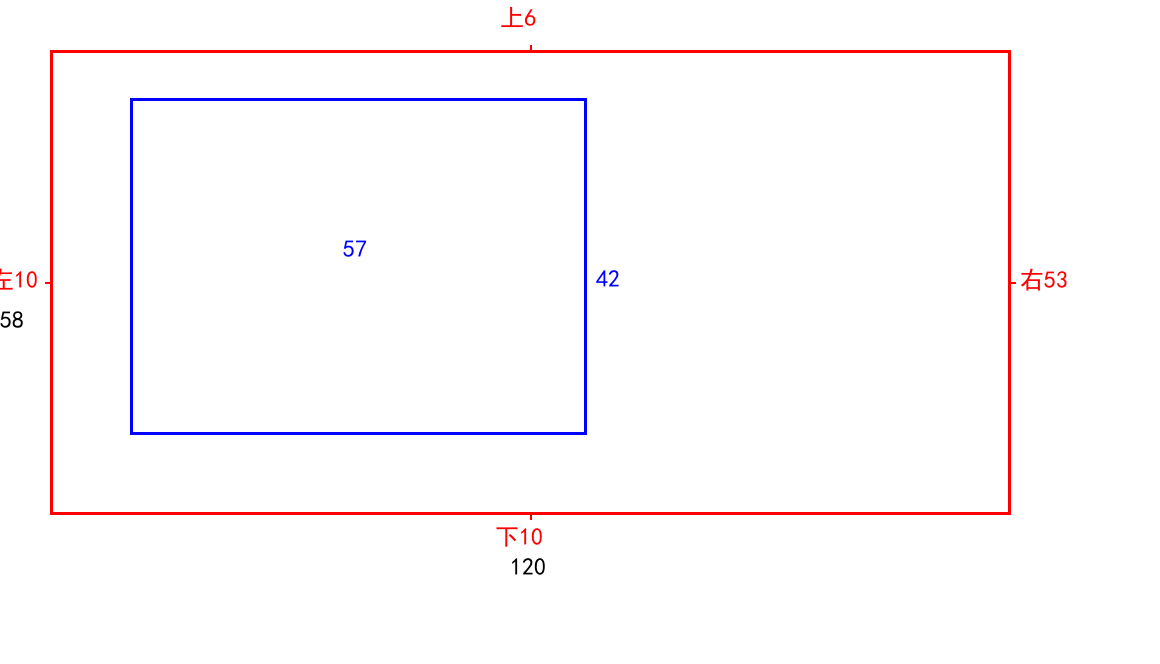
#> input picture scripts/diagnose/_test_user_sketch.png, 1160 x 664 px, found by its file name
$ python _check_full_ocr.py
#> lines starting #> are read from the running program, lines starting #| are printed output that depends on the picture
import cv2, pytesseract, re
import numpy as np
from PIL import Image as PILImage

img = cv2.imread('scripts/diagnose/_test_user_sketch.png')
#> img is the input picture: shape (664, 1160, 3); mean B, G, R 251.8, 250.2, 253.3
gray = cv2.cvtColor(img, cv2.COLOR_BGR2GRAY)
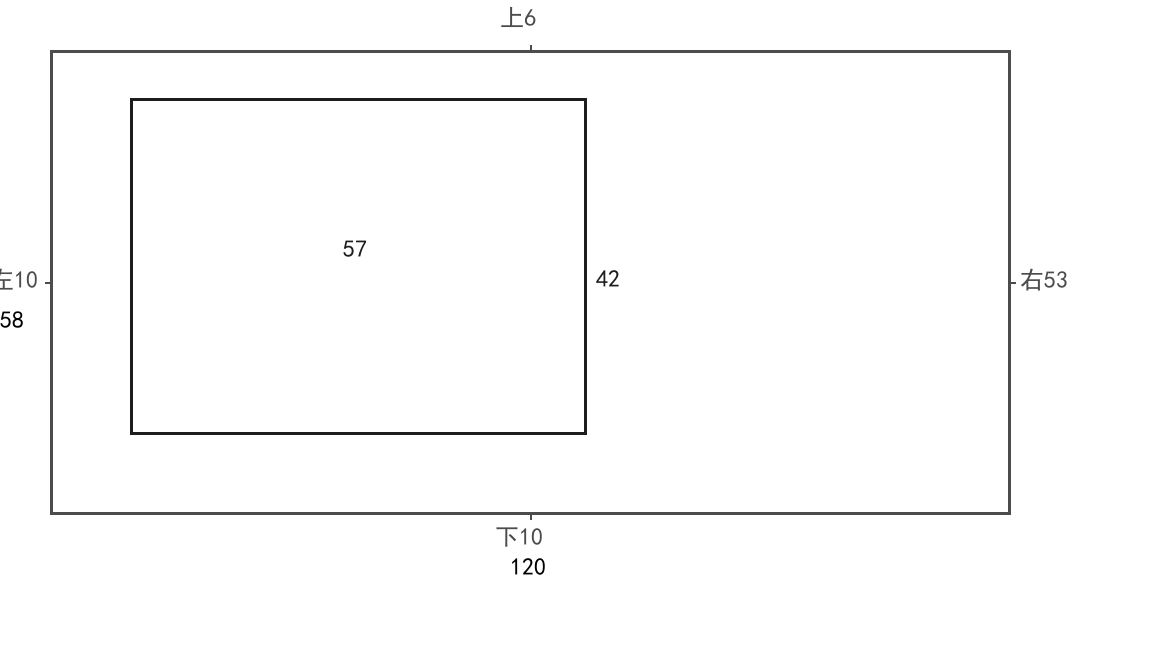
#> gray: shape (664, 1160); min 0, max 255, mean 251.3

ox, oy, ow, oh = 46, 46, 971, 475
h_img, w_img = gray.shape[:2]
#> h_img = 664; w_img = 1160

pad = max(10, int(0.05 * max(ow, oh)))
sx1 = max(0, ox - pad)
sy1 = max(0, oy - pad)
sx2 = min(w_img, ox + ow + pad)
#> sx2 = 1065
sy2 = min(h_img, oy + oh + pad)
#> sy2 = 569
sub = gray[sy1:sy2, sx1:sx2]
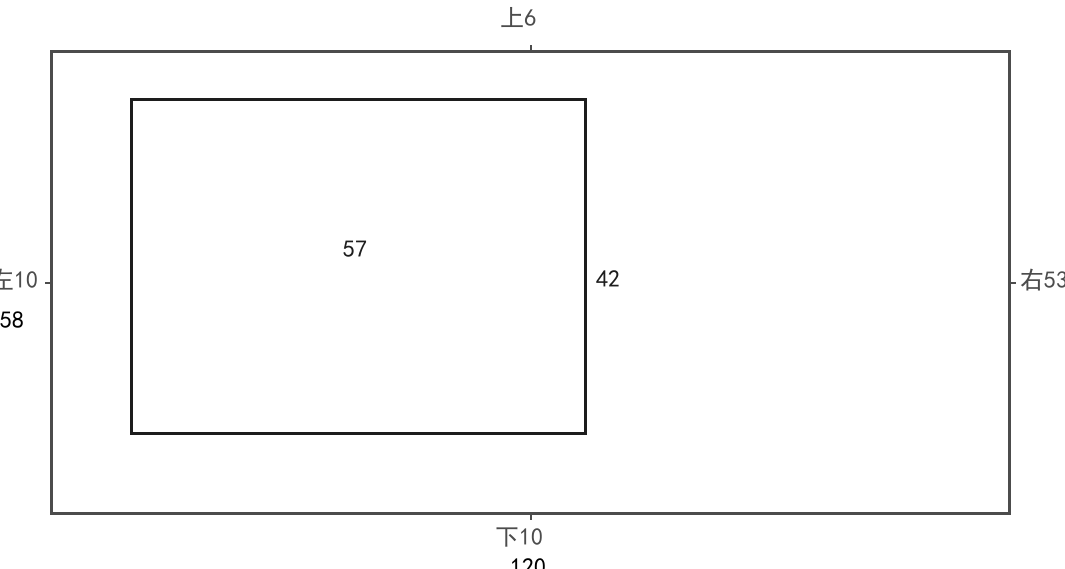
#> sub: shape (569, 1065); min 0, max 255, mean 250.3

print(f'Crop: ({sx1},{sy1}) to ({sx2},{sy2}), size={sx2-sx1}x{sy2-sy1}')
#| Crop: (0,0) to (1065,569), size=1065x569

pil_img = PILImage.fromarray(sub)

hits = []
for psm in [6, 11]:
    config = f'--oem 3 --psm {psm}'
#> (the run stopped early here; a loop or call above may not have finished)

$ run again, with scripts/diagnose/_debug_t4_sketch.png copied over scripts/diagnose/_test_user_sketch.png
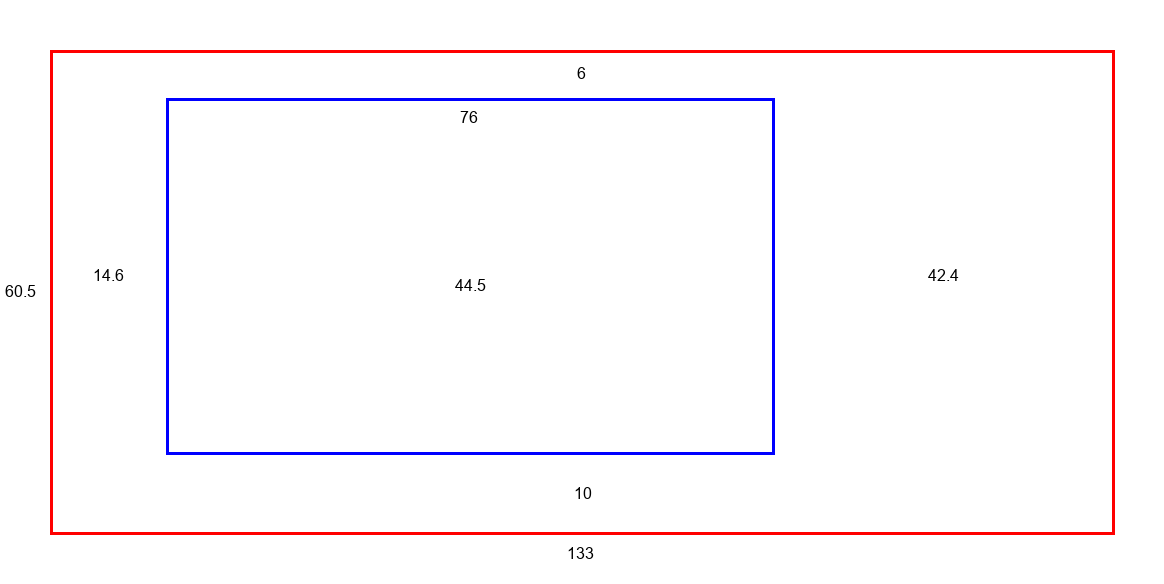
#> input picture scripts/diagnose/_debug_t4_sketch.png, 1164 x 584 px, found by its file name
#> img is the input picture: shape (584, 1164, 3); mean B, G, R 251.3, 249.1, 252.6
#> `gray = cv2.cvtColor(img, cv2.COLOR_BGR2GRAY)`:
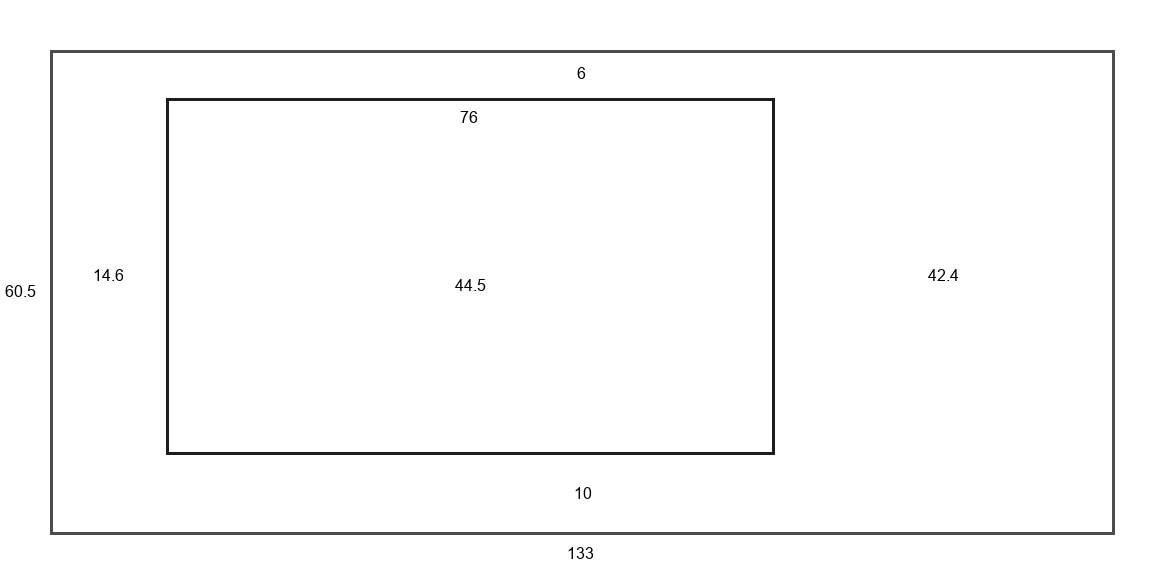
#> gray: shape (584, 1164); min 0, max 255, mean 250.4
#> `sub = gray[sy1:sy2, sx1:sx2]`:
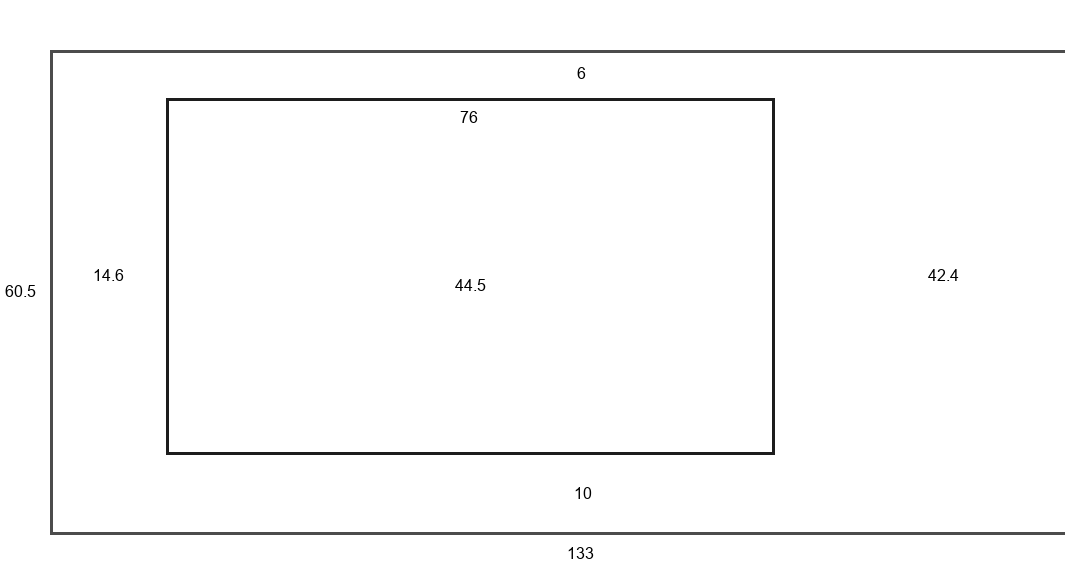
#> sub: shape (569, 1065); min 0, max 255, mean 250.4
#| Crop: (0,0) to (1065,569), size=1065x569

$ run again, with scripts/diagnose/_debug_t6_sketch.png copied over scripts/diagnose/_test_user_sketch.png
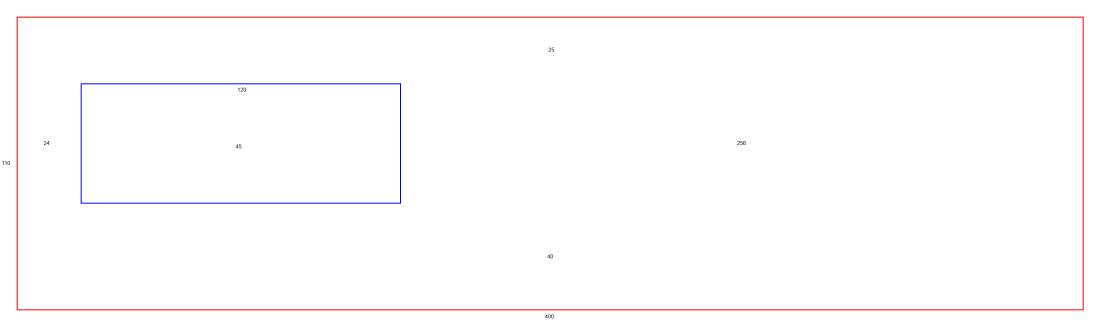
#> input picture scripts/diagnose/_debug_t6_sketch.png, 3300 x 980 px, found by its file name (shown at 1/3 size)
#> img is the input picture: shape (980, 3300, 3); mean B, G, R 253, 252.4, 254.3
#> `gray = cv2.cvtColor(img, cv2.COLOR_BGR2GRAY)`:
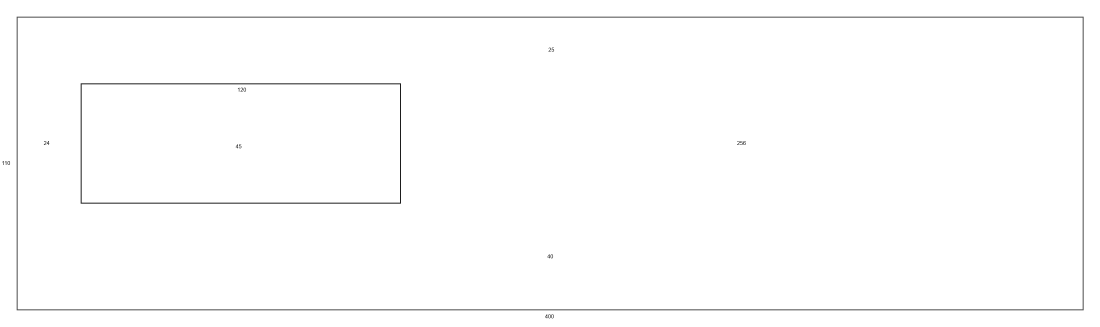
#> gray: shape (980, 3300) (shown at 1/3 size); min 0, max 255, mean 253
#> `sub = gray[sy1:sy2, sx1:sx2]`:
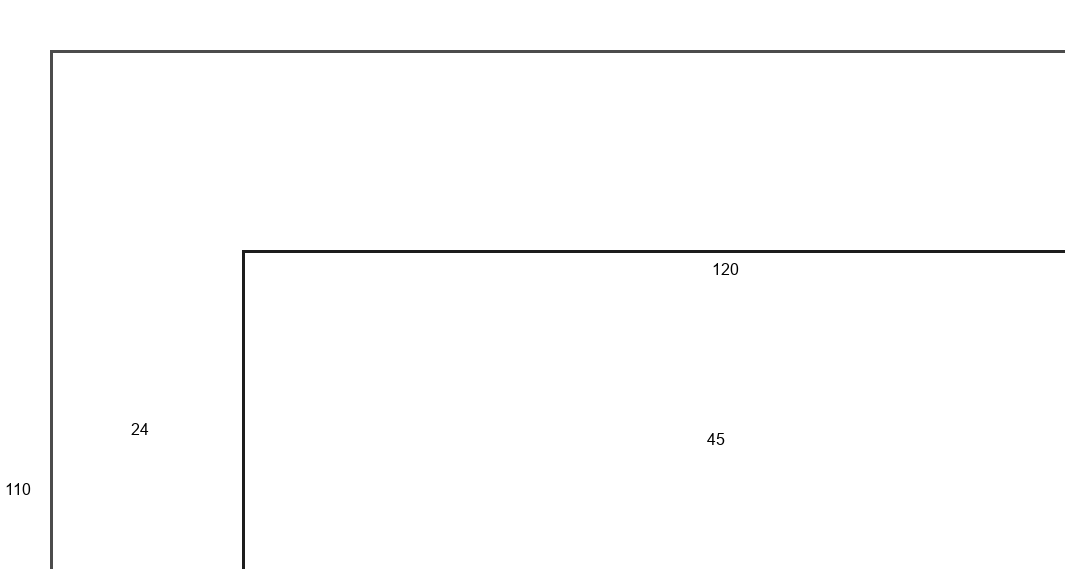
#> sub: shape (569, 1065); min 0, max 255, mean 252.2
#| Crop: (0,0) to (1065,569), size=1065x569
